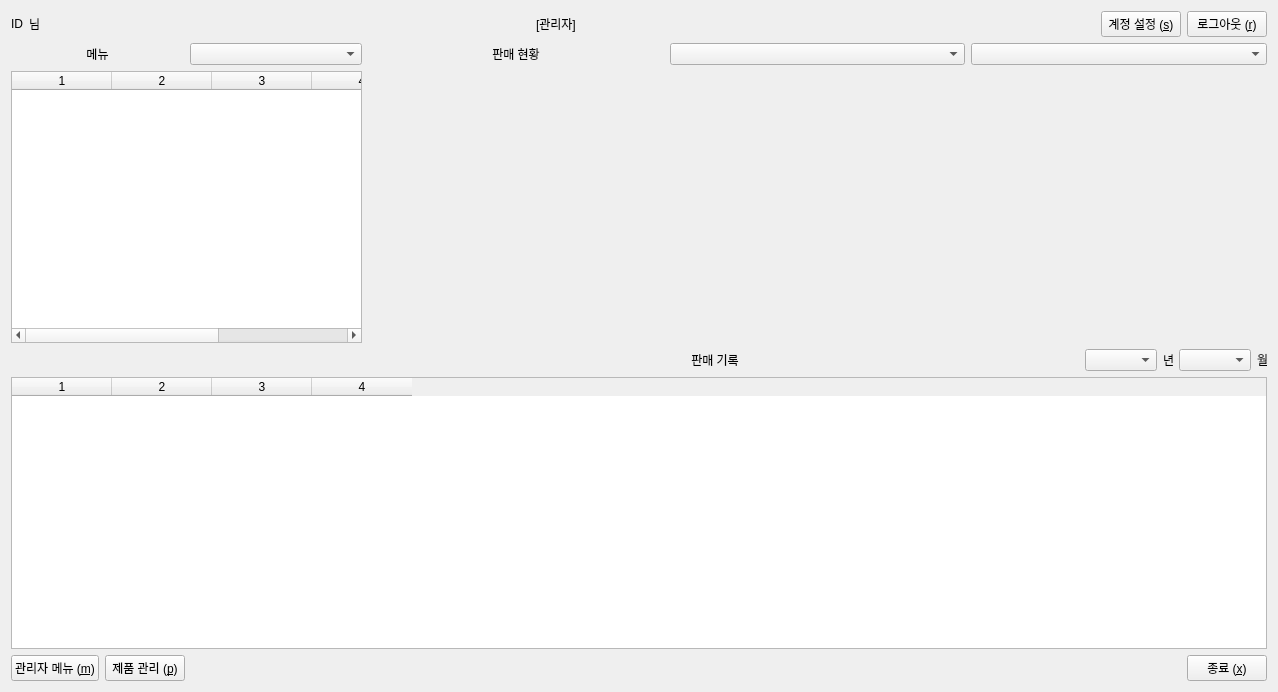
<?xml version="1.0" encoding="UTF-8"?>
<ui version="4.0">
 <class>Form</class>
 <widget class="QWidget" name="Form">
  <property name="geometry">
   <rect>
    <x>0</x>
    <y>0</y>
    <width>1278</width>
    <height>692</height>
   </rect>
  </property>
  <property name="windowTitle">
   <string>메인 메뉴</string>
  </property>
  <layout class="QGridLayout" name="gridLayout">
   <item row="0" column="0">
    <layout class="QHBoxLayout" name="horizontalLayout_2">
     <item>
      <layout class="QHBoxLayout" name="horizontalLayout">
       <item>
        <widget class="QLabel" name="lbl_ID">
         <property name="text">
          <string>ID</string>
         </property>
        </widget>
       </item>
       <item>
        <widget class="QLabel" name="label_6">
         <property name="text">
          <string>님</string>
         </property>
        </widget>
       </item>
       <item>
        <spacer name="horizontalSpacer_2">
         <property name="orientation">
          <enum>Qt::Horizontal</enum>
         </property>
         <property name="sizeHint" stdset="0">
          <size>
           <width>40</width>
           <height>20</height>
          </size>
         </property>
        </spacer>
       </item>
      </layout>
     </item>
     <item>
      <widget class="QLabel" name="lbl_mode">
       <property name="text">
        <string>[관리자]</string>
       </property>
      </widget>
     </item>
     <item>
      <spacer name="horizontalSpacer">
       <property name="orientation">
        <enum>Qt::Horizontal</enum>
       </property>
       <property name="sizeHint" stdset="0">
        <size>
         <width>40</width>
         <height>20</height>
        </size>
       </property>
      </spacer>
     </item>
     <item>
      <widget class="QPushButton" name="btn_set">
       <property name="text">
        <string>계정 설정 (&amp;s)</string>
       </property>
      </widget>
     </item>
     <item>
      <widget class="QPushButton" name="btn_out">
       <property name="text">
        <string>로그아웃 (&amp;r)</string>
       </property>
      </widget>
     </item>
    </layout>
   </item>
   <item row="1" column="0">
    <layout class="QVBoxLayout" name="verticalLayout_4">
     <item>
      <layout class="QHBoxLayout" name="horizontalLayout_7">
       <item>
        <layout class="QVBoxLayout" name="verticalLayout_3">
         <item>
          <layout class="QHBoxLayout" name="horizontalLayout_6">
           <item>
            <widget class="QLabel" name="label">
             <property name="text">
              <string>메뉴</string>
             </property>
             <property name="alignment">
              <set>Qt::AlignCenter</set>
             </property>
            </widget>
           </item>
           <item>
            <widget class="QComboBox" name="combo_menu"/>
           </item>
          </layout>
         </item>
         <item>
          <widget class="QTableWidget" name="table_pro">
           <property name="maximumSize">
            <size>
             <width>351</width>
             <height>16777215</height>
            </size>
           </property>
           <property name="columnCount">
            <number>5</number>
           </property>
           <column/>
           <column/>
           <column/>
           <column/>
           <column/>
          </widget>
         </item>
        </layout>
       </item>
       <item>
        <layout class="QVBoxLayout" name="verticalLayout_2">
         <item>
          <layout class="QHBoxLayout" name="horizontalLayout_5">
           <item>
            <widget class="QLabel" name="label_3">
             <property name="text">
              <string>판매 현황</string>
             </property>
             <property name="alignment">
              <set>Qt::AlignCenter</set>
             </property>
            </widget>
           </item>
           <item>
            <widget class="QComboBox" name="combo_year"/>
           </item>
           <item>
            <widget class="QComboBox" name="combo_month"/>
           </item>
          </layout>
         </item>
         <item>
          <widget class="QWidget" name="graph_widget" native="true">
           <property name="minimumSize">
            <size>
             <width>0</width>
             <height>0</height>
            </size>
           </property>
          </widget>
         </item>
        </layout>
       </item>
      </layout>
     </item>
     <item>
      <layout class="QVBoxLayout" name="verticalLayout">
       <item>
        <layout class="QHBoxLayout" name="horizontalLayout_4">
         <item>
          <spacer name="horizontalSpacer_5">
           <property name="orientation">
            <enum>Qt::Horizontal</enum>
           </property>
           <property name="sizeHint" stdset="0">
            <size>
             <width>40</width>
             <height>20</height>
            </size>
           </property>
          </spacer>
         </item>
         <item>
          <spacer name="horizontalSpacer_6">
           <property name="orientation">
            <enum>Qt::Horizontal</enum>
           </property>
           <property name="sizeHint" stdset="0">
            <size>
             <width>40</width>
             <height>20</height>
            </size>
           </property>
          </spacer>
         </item>
         <item>
          <widget class="QLabel" name="label_2">
           <property name="text">
            <string>판매 기록</string>
           </property>
           <property name="alignment">
            <set>Qt::AlignCenter</set>
           </property>
          </widget>
         </item>
         <item>
          <spacer name="horizontalSpacer_4">
           <property name="orientation">
            <enum>Qt::Horizontal</enum>
           </property>
           <property name="sizeHint" stdset="0">
            <size>
             <width>40</width>
             <height>20</height>
            </size>
           </property>
          </spacer>
         </item>
         <item>
          <widget class="QComboBox" name="combo_sale_year">
           <property name="layoutDirection">
            <enum>Qt::LeftToRight</enum>
           </property>
           <property name="frame">
            <bool>true</bool>
           </property>
          </widget>
         </item>
         <item>
          <widget class="QLabel" name="label_4">
           <property name="maximumSize">
            <size>
             <width>10</width>
             <height>16777215</height>
            </size>
           </property>
           <property name="text">
            <string>년</string>
           </property>
          </widget>
         </item>
         <item>
          <widget class="QComboBox" name="combo_sale_month">
           <property name="layoutDirection">
            <enum>Qt::LeftToRight</enum>
           </property>
          </widget>
         </item>
         <item>
          <widget class="QLabel" name="label_5">
           <property name="maximumSize">
            <size>
             <width>10</width>
             <height>16777215</height>
            </size>
           </property>
           <property name="text">
            <string>월</string>
           </property>
          </widget>
         </item>
        </layout>
       </item>
       <item>
        <widget class="QTableWidget" name="table_sale">
         <property name="minimumSize">
          <size>
           <width>550</width>
           <height>192</height>
          </size>
         </property>
         <property name="columnCount">
          <number>4</number>
         </property>
         <column/>
         <column/>
         <column/>
         <column/>
        </widget>
       </item>
      </layout>
     </item>
    </layout>
   </item>
   <item row="2" column="0">
    <layout class="QHBoxLayout" name="horizontalLayout_3">
     <item>
      <widget class="QPushButton" name="btn_manage">
       <property name="text">
        <string>관리자 메뉴 (&amp;m)</string>
       </property>
      </widget>
     </item>
     <item>
      <widget class="QPushButton" name="btn_sale">
       <property name="text">
        <string>제품 관리 (&amp;p)</string>
       </property>
      </widget>
     </item>
     <item>
      <spacer name="horizontalSpacer_3">
       <property name="orientation">
        <enum>Qt::Horizontal</enum>
       </property>
       <property name="sizeHint" stdset="0">
        <size>
         <width>40</width>
         <height>20</height>
        </size>
       </property>
      </spacer>
     </item>
     <item>
      <widget class="QPushButton" name="btn_exit">
       <property name="text">
        <string>종료 (&amp;x)</string>
       </property>
      </widget>
     </item>
    </layout>
   </item>
  </layout>
 </widget>
 <resources/>
 <connections/>
</ui>
